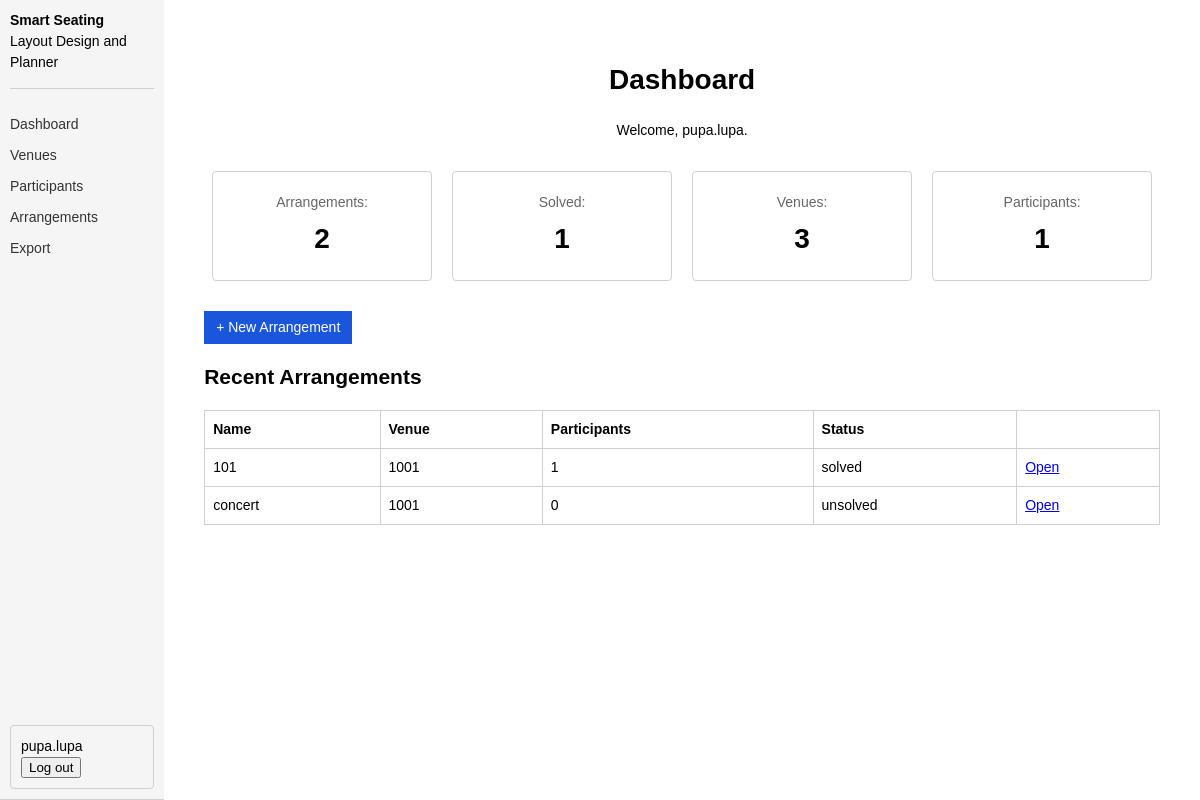
The page /dashboard (signed in) on the database as committed earlier.
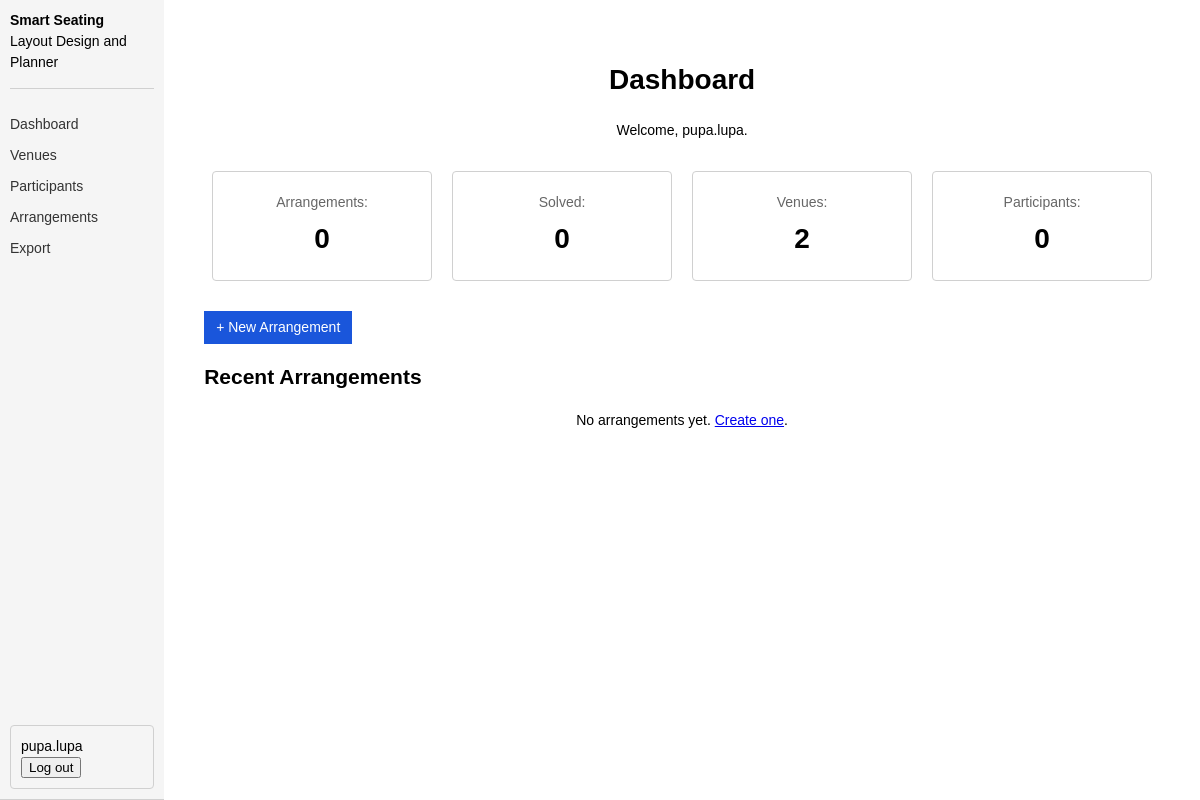
The same page on the database as committed later.
### tables this page shows
CREATE TABLE arrangements (
            id                INTEGER PRIMARY KEY AUTOINCREMENT,
            user_id           INTEGER NOT NULL,
            venue_id          INTEGER,
            name              TEXT    NOT NULL,
            status            TEXT    NOT NULL DEFAULT 'unsolved',
            participants_json TEXT    NOT NULL DEFAULT '[]',
            constraints_json  TEXT    NOT NULL DEFAULT '[]',
            result_json       TEXT,
            created_at        TEXT    NOT NULL,
            updated_at        TEXT    NOT NULL,
            FOREIGN KEY(user_id)  REFERENCES users(id),
            FOREIGN KEY(venue_id) REFERENCES venues(id) ON DELETE SET NULL
        );

CREATE TABLE venues (
            id          INTEGER PRIMARY KEY AUTOINCREMENT,
            user_id     INTEGER NOT NULL,
            name        TEXT    NOT NULL,
            description TEXT    NOT NULL DEFAULT '',
            venue_type  TEXT    NOT NULL DEFAULT 'classroom',
            rows        INTEGER NOT NULL,
            cols        INTEGER NOT NULL,
            layout_json TEXT    NOT NULL,
            created_at  TEXT    NOT NULL,
            updated_at  TEXT    NOT NULL,
            FOREIGN KEY(user_id) REFERENCES users(id)
        );

### dashboard.py (the view)
@dashboard_bp.route("/dashboard")
@login_required
def dashboard():
    db  = get_db()
    uid = session["user_id"]
    user        = db.execute("SELECT * FROM users WHERE id = ?", (uid,)).fetchone()
    venue_count = db.execute(
        "SELECT COUNT(*) as cnt FROM venues WHERE user_id = ?", (uid,)
    ).fetchone()["cnt"]
    arrangement_count = db.execute(
        "SELECT COUNT(*) as cnt FROM arrangements WHERE user_id = ?", (uid,)
    ).fetchone()["cnt"]
    solved_count = db.execute(
        "SELECT COUNT(*) as cnt FROM arrangements WHERE user_id = ? AND status = 'solved'",
        (uid,),
    ).fetchone()["cnt"]
    all_parts = db.execute(
        "SELECT participants_json FROM arrangements WHERE user_id = ?", (uid,)
    ).fetchall()
    participant_total = sum(len(json.loads(r["participants_json"])) for r in all_parts)
    recent = db.execute(
        """SELECT a.*, v.name as venue_name
           FROM arrangements a
           LEFT JOIN venues v ON a.venue_id = v.id
           WHERE a.user_id = ?
           ORDER BY a.updated_at DESC LIMIT 5""",
        (uid,),
    ).fetchall()
    return render_template(
        "dashboard.html",
        user=user,
        venue_count=venue_count,
        arrangement_count=arrangement_count,
        solved_count=solved_count,
        participant_total=participant_total,
        recent=recent,
    )

### auth.py (called while the page is built)
def login_required(f):
    @wraps(f)
    def decorated(*args, **kwargs):
        if "user_id" not in session:
            flash("Please log in to continue.", "info")
            return redirect(url_for("auth.auth_page"))
        return f(*args, **kwargs)
    return decorated

### database.py (called while the page is built)
def get_db():
    if "db" not in g:
        g.db = sqlite3.connect(DB_PATH, detect_types=sqlite3.PARSE_DECLTYPES)
        g.db.row_factory = sqlite3.Row
    return g.db

### templates/dashboard.html (shortened to what this page needs)
{% extends "base.html" %}
{% block content %}
  <h1>Dashboard</h1>
  <p>Welcome, {{ user.username }}.</p>
    <div class="stat-row">
    <div class="stat-box"><div class="lbl">Arrangements:</div><div class="val">{{ arrangement_count }}</div></div>
    <div class="stat-box"><div class="lbl">Solved:</div><div class="val">{{ solved_count }}</div></div>
    <div class="stat-box"><div class="lbl">Venues:</div><div class="val">{{ venue_count }}</div></div>
    <div class="stat-box"><div class="lbl">Participants:</div><div class="val">{{ participant_total }}</div></div>
  </div>
  <a href="/arrangements/new" class="btn">+ New Arrangement</a>
  <h2>Recent Arrangements</h2>
  {% if recent %}
    <table>
      <tr><th>Name</th><th>Venue</th><th>Participants</th><th>Status</th><th></th></tr>
      {% for a in recent %}
      <tr>
        <td>{{ a.name }}</td>
        <td>{{ a.venue_name or '—' }}</td>
        <td>{{ (a.participants_json | from_json) | length }}</td>
        <td>{{ a.status }}</td>
        <td><a href="/arrangements/{{ a.id }}">Open</a></td>
      </tr>
      {% endfor %}
    </table>
  {% else %}
    <p>No arrangements yet. <a href="/arrangements/new">Create one</a>.</p>
  {% endif %}
{% endblock %}

Rows that differ between the two databases and show on the page:
removed arrangements: name "101", name "1001", participants_json "1", status "solved"
removed arrangements: name "concert", name "1001", participants_json "0", status "unsolved"
Other text that changed with them:
{{ arrangement_count }}: "2" → "0"
{{ solved_count }}: "1" → "0"
{{ venue_count }}: "3" → "2"
{{ participant_total }}: "1" → "0"
text no longer shown: "Name Venue Participants Status"
text now shown: "No arrangements yet. Create one ."
